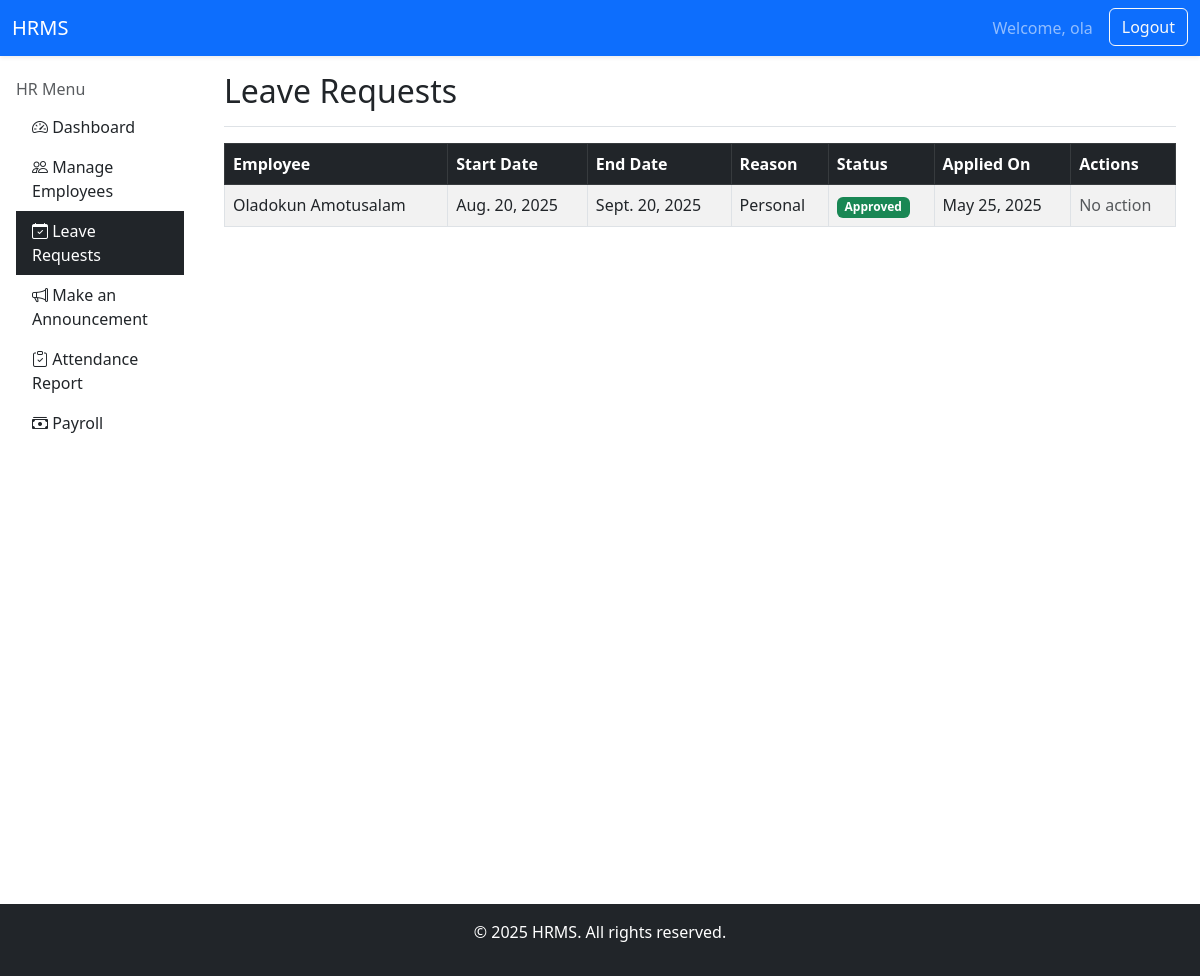
Screenshot of /leaves/ (signed in) with the database file from the repository.
### core/models.py (models this page shows, shortened)
class LeaveRequest(models.Model):
    employee = models.ForeignKey(User, on_delete=models.CASCADE)
    start_date = models.DateField()
    end_date = models.DateField()
    reason = models.TextField()
    status = models.CharField(max_length=10, choices=[('Pending', 'Pending'), ('Approved', 'Approved'), ('Rejected', 'Rejected')], default='Pending')
    applied_on = models.DateField(auto_now_add=True)

### core/views.py (the view)
# urls.py: path('leaves/', views.leave_requests, name='leave_requests'),
@login_required
def leave_requests(request):
    leaves = LeaveRequest.objects.select_related('employee').all()
    return render(request, 'core/leave_requests.html', {'leaves': leaves})

### templates/core/leave_requests.html (shortened to what this page needs)
{% extends "core/base.html" %}
{% block brand_link %}
<a class="navbar-brand" href="{% url 'hr_dashboard' %}">HRMS</a>
{% endblock %}
{% block content %}
{% include "core/sidebar.html" %}
    <main class="col-md-9 ms-sm-auto col-lg-10 px-md-4 mt-3">
      <div class="d-flex justify-content-between flex-wrap flex-md-nowrap align-items-center pb-2 mb-3 border-bottom">
        <h2>Leave Requests</h2>
      </div>
        {% if leaves %}
      <table class="table table-bordered table-striped">
        <thead class="table-dark">
          <tr>
            <th>Employee</th>
            <th>Start Date</th>
            <th>End Date</th>
            <th>Reason</th>
            <th>Status</th>
            <th>Applied On</th>
            <th>Actions</th>
          </tr>
        </thead>
        <tbody>
        {% for leave in leaves %}
          <tr>
            <td>{{ leave.employee.get_full_name }}</td>
            <td>{{ leave.start_date }}</td>
            <td>{{ leave.end_date }}</td>
            <td>{{ leave.reason }}</td>
            <td>
              <span class="badge {% if leave.status == 'Pending' %}bg-warning{% elif leave.status == 'Approved' %}bg-success{% else %}bg-danger{% endif %}">
                {{ leave.status }}
              </span>
            </td>
            <td>{{ leave.applied_on }}</td>
            <td>
              {% if leave.status == 'Pending' %}
                <a href="{% url 'approve_leave' leave.id %}" class="btn btn-sm btn-success ">Approve</a>
                <a href="{% url 'reject_leave' leave.id %}" class="btn btn-sm btn-danger ">Reject</a>
              {% else %}
                <span class="text-muted">No action</span>
              {% endif %}
            </td>
          </tr>
        {% endfor %}
        </tbody>
      </table>
      {% else %}
        <div class="alert alert-info">No leave requests found.</div>
      {% endif %}
</main>
{% endblock %}

### templates/core/base.html (shortened to what this page needs)
<!doctype html>
<html lang="en">
  <head>
    <link rel="stylesheet" href="https://cdnjs.cloudflare.com/ajax/libs/font-awesome/6.5.0/css/all.min.css">
    <link href="https://cdn.jsdelivr.net/npm/bootstrap@5.3.6/dist/css/bootstrap.min.css" rel="stylesheet">
    <link href="https://cdn.jsdelivr.net/npm/bootstrap@5.3.0/dist/css/bootstrap.min.css" rel="stylesheet">
    <link href="https://cdn.jsdelivr.net/npm/bootstrap-icons@1.10.5/font/bootstrap-icons.css" rel="stylesheet">
  </head>
  <body>
    {% block nav %}
      <nav class="navbar navbar-expand-lg navbar-dark bg-primary shadow-sm">
        <div class="container-fluid">
        {% block brand_link %}{% endblock %}
        <div class="collapse navbar-collapse justify-content-end" id="navbarContent">
        <ul class="navbar-nav mb-2 mb-lg-0">
          {% if user.is_authenticated %}
            <li class="nav-item">
              <a class="nav-link" href="#">Welcome, {{ user.username }}</a>
            </li>
            <li class="nav-item">
              <form method="post" action="{% url 'logout' %}" class="d-inline">
                <button type="submit" class="btn btn-outline-light ms-2">Logout</button>
              </form>
            </li>
          {% endif %}
      </ul>
    </div>
  </div>
</nav>
{% endblock %}
  <div class="container-fluid">
    <div class="row">
      {% block content %}
      {% endblock %}
    </div>
  </div>
  <footer class="mt-5 text-center text-white bg-dark py-3">
    <p>&copy; 2025 HRMS. All rights reserved.</p>
  </footer>
  </body>
</html>

### rows the page displays
LeaveRequest: employee.get_full_name "Oladokun Amotusalam", start_date "Aug. 20, 2025", end_date "Sept. 20, 2025", reason "Personal", status "Approved", applied_on "May 25, 2025", shows "No action"

### other values shown
{{ user.username }} "ola"
